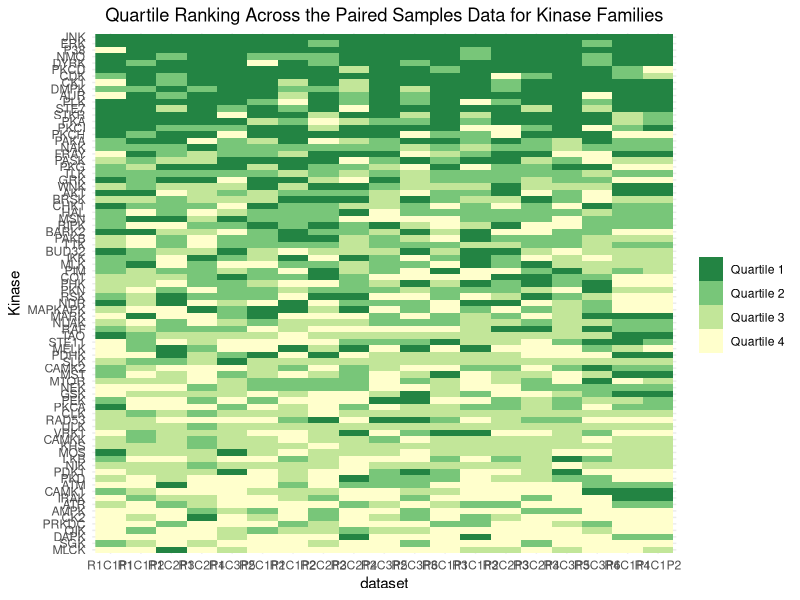
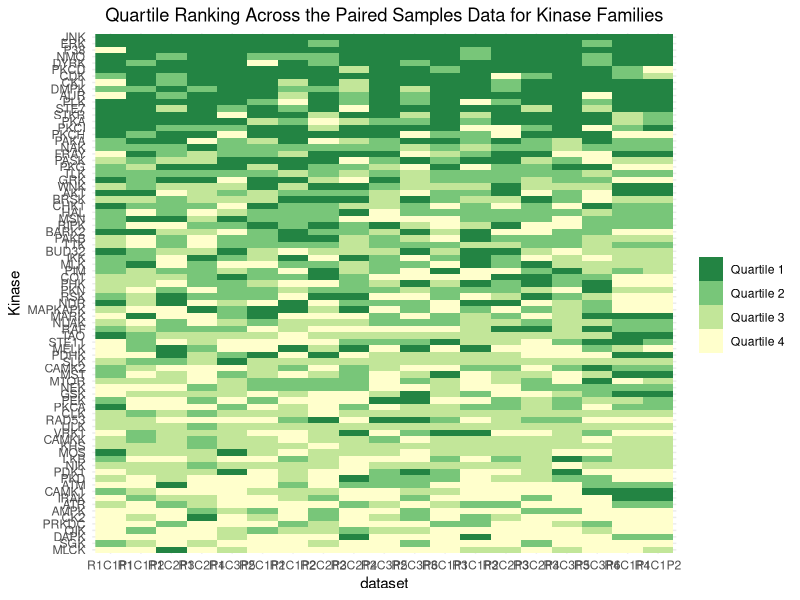

These charts were generated, in order, by the following R code:
# Green Monster for the KRSA Rankings

library(tidyverse)

colors <- rev(c('#ffffcc', '#c2e699', '#78c679', '#238443'))

core_dataset <- read_csv("results/KRSA_quartile_rankings_all.csv") |>
  mutate(quartile = factor(str_c("Q", quartile))) |>
  filter(Kinase != "PDK")
core_ranks <- read_csv("results/KRSA_quartile_rankings_aggregated_ordered_all.csv") |>
  filter(Kinase != "PDK")

g <-
  ggplot(core_dataset, aes(x = dataset, y = Kinase, fill = quartile))

p <- g + geom_raster() +
  scale_fill_manual(
    limits = c("Q1", "Q2", "Q3", "Q4"),
    labels = c("Quartile 1", "Quartile 2", "Quartile 3", "Quartile 4"),
    values = colors,
    name = ""
  ) +
  theme_minimal() +
  scale_y_discrete(limits = rev(core_ranks$Kinase)) +
  ggtitle("Quartile Ranking Across the Paired Samples Data for Kinase Families") +
  theme(plot.title = element_text(hjust = 0.5))

ggsave("KRSA_Quartile_Rank_by_Dataset.png", plot = p, path = "figures", width = 30, height = 15, units = "in", bg = "white")

ggsave("KRSA_Quartile_Rank_by_Dataset.svg", plot = p, path = "figures", width = 30, height = 15, units = "in", bg = "white")
